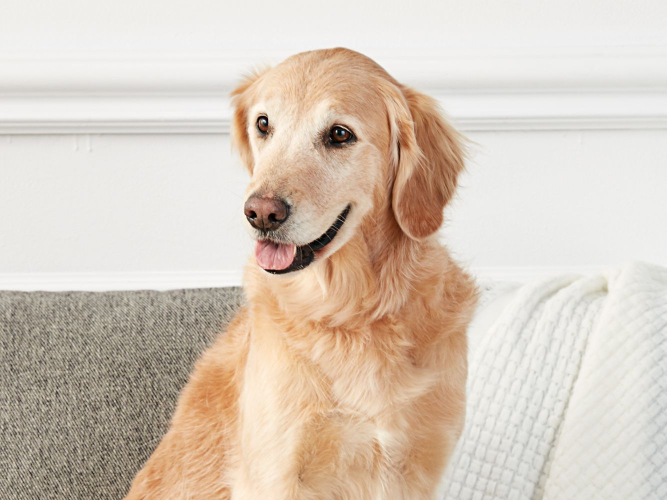
#> input picture Face Detect_OpenCV/dog.jpg, 1333 x 1000 px, found by its file name (shown at 1/2 size)
$ jupyter execute --allow-errors 'day_1 - opencv basics_cj5_m7yrx9o (4).ipynb'   (text cells are left out)
#> lines starting #> are read from the running program, lines starting #| are printed output that depends on the picture; after the words box and inside, x2 and y2 are one past the last pixel; in counts of white or black regions, pixels touching at a corner belong together; pictures that were not available may be replaced by others from this repository, and a replacement may not be noted
[cell 1]
import cv2 #Import the OpenCV Library
import numpy as np

print(cv2.__version__)

[cell 2]
#Reading & Displaying an Image

img = cv2.imread('dog.jpg')
#> img is the input picture: shape (1000, 1333, 3); mean B, G, R 187.8, 201.6, 215.1
#imread enables us to read an Image
#The 2nd argumnet is a flag which specifies the way image should be read

cv2.imshow("Output", img) #Displaying the Image

cv2.waitKey(0) #Delay. No. of Milliseconds for which we want to show our image window
cv2.destroyAllWindows()

[cell 3]
cv2.imwrite('copy_dog.jpg', img)
#> Out = True

[cell 4]
#Reading & Displaying a Video

cap = cv2.VideoCapture(0) #If you want to display the Video File, just give the name of it inplace of 0

# is a 4-byte identifier which specifies the format of a video stream

fourcc = cv2.VideoWriter_fourcc('X','V','I','D')

out = cv2.VideoWriter('Name of Output File.avi', fourcc, 20.0, (640,480)) #No. of frames/s, Frame Size

#Videos are just a sequence of Images
#So, we will add a while loop to capture the frame continuously

while True:
    success, frame = cap.read() #frame variable will capture the Video & success variable will tell us whether it was captured successfully or not
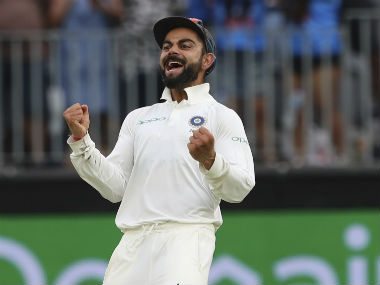
#> input picture ML3/M4-CNNs with Flowers Images/Image+Processing+Notebook/virat1.jpg, 380 x 285 px, given in place of the camera
#> frame is the input picture: shape (285, 380, 3); mean B, G, R 104.4, 109, 100.7

    if success == True:

        out.write(frame)

        cv2.imshow("Video", frame)

        if cv2.waitKey(1) == ord('q'): #This adds a Delay and looks for the key press inorder to break the loop
#> (key q is pressed here)
            break

    else:
        break


cap.release() #Release the resources after recording
out.release()
cv2.destroyAllWindows()

[cell 5]
#Reading & Displaying a Video

cap = cv2.VideoCapture(0)

cap.set(3, 640)#Width
cap.set(4, 480)#Height
cap.set(10, 100)#brightness

#Videos are just a sequence of Images
#So, we will add a while loop to go through each frame

while True:
    success, img = cap.read() #img variable will capture the Video & success variable will tell us whether it was captured successfully or not
    cv2.imshow("Video", img)


    if cv2.waitKey(1) & 0xFF == ord('q'): #This adds a Delay and looks for the key press inorder to break the loop
#> (key q is pressed here)
        break

cap.release() #Release the resources after recording
cv2.destroyAllWindows()

[cell 6]
#Converting the Image into Gray Scale

#Reading an Image

img = cv2.imread('dog.jpg')

imgGray = cv2.cvtColor(img, cv2.COLOR_RGB2GRAY)#Converting the Image into Gray Scale

cv2.imshow('GrayScale Image',imgGray)

cv2.imwrite('copy_lena.png', imgGray)


#imgGray1 = cv2.cvtColor(imgGray, cv2.COLOR_GRAY2RGB)#Converting the Image into Gray Scale

#cv2.imshow('GrayScale Image1',imgGray1)


cv2.waitKey(0) #Delay. No. of Milliseconds for which we want to show our image window
cv2.destroyAllWindows()

[cell 7]
#Blur Function to Blur the Image

#Reading an Image

img = cv2.imread('dog.jpg')

imgBlur = cv2.GaussianBlur(img, (21,21), 0)
#(7,7) is the Kernel Size (Amount of Blur) which is always odd. So, (3,3), (5,5), etc.
# 0 is Sig function (Standard Deviation along X-Direction)

cv2.imshow('Blurred Image',imgBlur)

cv2.waitKey(0) #Delay. No. of Milliseconds for which we want to show our image window
cv2.destroyAllWindows()

[cell 8]
#Edge Detector - Canny

img = cv2.imread('dog.jpg') #Reading an Image

imgCanny = cv2.Canny(img, 150, 200)#Threshold Values
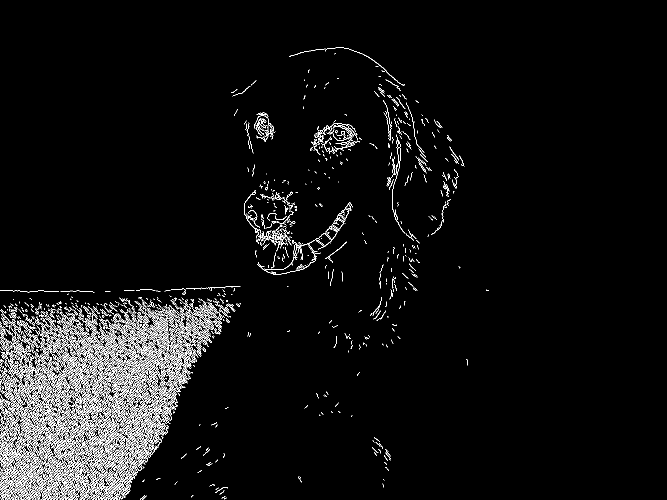
#> imgCanny: shape (1000, 1333) (shown at 1/2 size); 4.4% white in thin lines or dots, all inside (x1, y1, x2, y2) = (0, 94, 978, 1000)

kernel = np.ones((5,5), np.uint8)
#Type of the object which is unsigned integer of 8 bits which means the values can range from 0 to 255

imgDilation = cv2.dilate(imgCanny, kernel, iterations = 1)#dilate function is used when the Edges are not properly connected
#> imgDilation: shape (1000, 1333); 14.7% white; 153 white regions, largest, box (x1, y1, x2, y2) and area: (0, 589, 484, 1000) 142815, (486, 376, 707, 551) 13128, (618, 238, 726, 323) 4898

imgErosion = cv2.erode(imgDilation, kernel, iterations = 1)#Erosion function is used when we want to thin (Erode) the Image
#> imgErosion: shape (1000, 1333); 11.5% white; 224 white regions (152 under 20 px), largest, box (x1, y1, x2, y2) and area: (0, 595, 471, 1000) 133542, (488, 378, 705, 549) 6386, (620, 240, 724, 310) 2810


#iterations - How much thickness do we actually need?

cv2.imshow('Canny Image',imgCanny)
cv2.imshow('Dilation Image',imgDilation)
cv2.imshow('Erosion Image',imgErosion)


cv2.waitKey(0) #Delay. 0 Means Infinite Delay. No. of Milliseconds for which we want to show our image window
cv2.destroyAllWindows()

[cell 9]
#Resizing the Image

#Reading & Displaying an Image
import cv2
import numpy as np

img = cv2.imread('dog.jpg')
#Reading an Image

cv2.imshow("Output", img) #Displaying the Image

print(img.shape) #Shape of the Image (Height, Width, No.of Channels(RGB))
#| (1000, 1333, 3)

cv2.waitKey(0) #Delay. 0 Means Infinite Delay. No. of Milliseconds for which we want to show our image window
cv2.destroyAllWindows()

[cell 10]
img_resize = cv2.resize(img, (200, 400)) # (Width, Height)

cv2.imshow("Original Image", img)
cv2.imshow("Re-sized Image", img_resize) #Displaying the Image

cv2.waitKey(0) #Delay. 0 Means Infinite Delay. If specified 1, it means 1 milliseconds
cv2.destroyAllWindows()

[cell 11]
#Cropping the Image

img = cv2.imread('dog.jpg') #Reading an Image

cv2.imshow("Output", img) #Displaying the Image

imgCropped = img[0:200, 200:500] #(Height, Width)
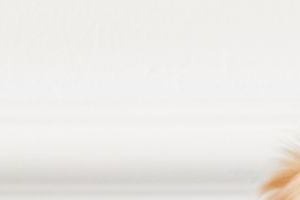
#> imgCropped: shape (200, 300, 3); mean B, G, R 231.4, 234.8, 236.7

cv2.imshow("Cropped Image", imgCropped) #Displaying the Image

print(img.shape) #Shape of the Image (Height, Width, No.of Channels(BGR))
#| (1000, 1333, 3)

cv2.waitKey(0) #Delay. 0 Means Infinite Delay. If specified 1, it means 1 milliseconds
cv2.destroyAllWindows()

[cell 12]
#0 means Black

img = np.zeros((512, 512))#Print a Black Image. It is a GrayScale Image

cv2.imshow("O", img)

print(img.shape)

cv2.waitKey(0)
cv2.destroyAllWindows()

[cell 13]
#0 means Black

img = np.zeros((512, 512, 3),np.uint8 )#Print a Black Image with 3 Channles RGB.

#img[:] = 255, 0 , 0

cv2.line(img, (0,0), (300,300), (0,255,255),3) #Staring Pt., Ending Pt., Color, Thickness

cv2.imshow("O", img)

#print(img.shape)

cv2.waitKey(0)
cv2.destroyAllWindows()

[cell 14]
cv2.rectangle(img, (0,0), (250,350), (0, 255, 255), cv2.FILLED) #cv2.FILLED is used to Fill the Rectangles
#> img: shape (512, 512, 3)

cv2.imshow("O", img)

#print(img.shape)

cv2.waitKey(0)
cv2.destroyAllWindows()

[cell 15]
cv2.circle(img, (400,50), 30 , (0, 255, 255), cv2.FILLED) #Center, Radius , Color

cv2.imshow("O", img)

#print(img.shape)

cv2.waitKey(0)
cv2.destroyAllWindows()

[cell 16]
cv2.putText(img, "OpenCV", (300, 100), cv2.FONT_HERSHEY_COMPLEX, 1, (0, 150,0), 1) #Staring Pt., Font, Scale, Color, Thickness
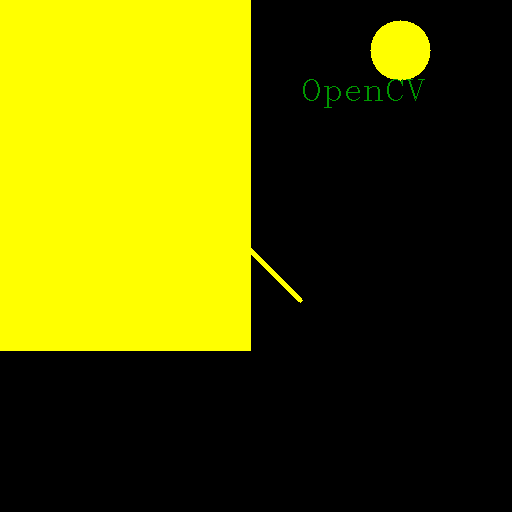
#> img: shape (512, 512, 3); mean B, G, R 0, 89, 88.8

cv2.imshow("O", img)

#print(img.shape)

cv2.waitKey(0)
cv2.destroyAllWindows()

[cell 17]
#How to Join Image Together

img = cv2.imread('dog.jpg') #Reading an Image

imgHor = np.hstack((img, img))#Images stacked in Horizonatl Direction
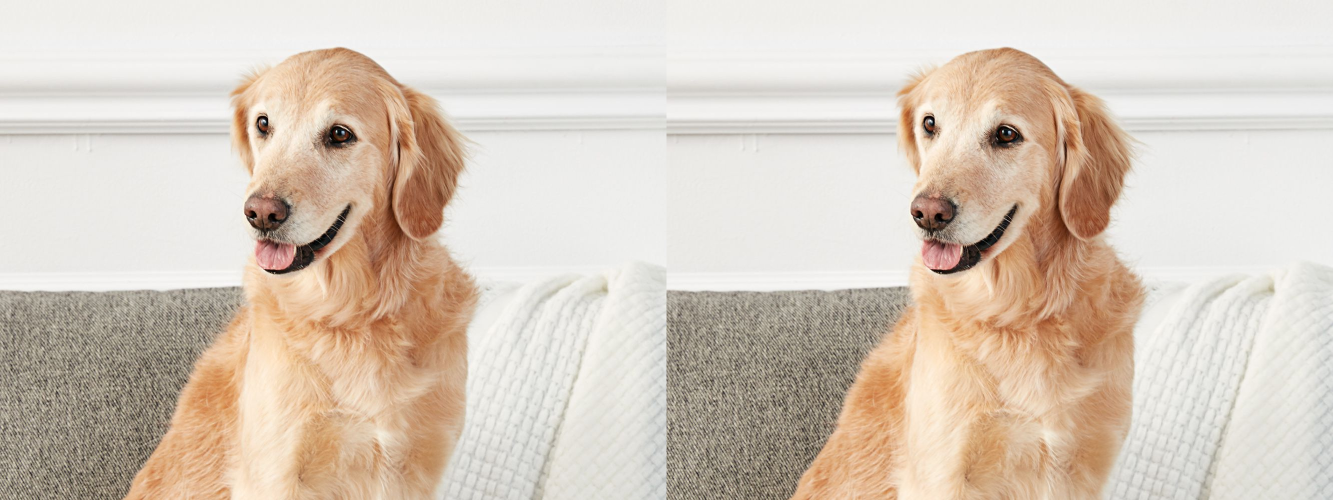
#> imgHor: shape (1000, 2666, 3) (shown at 1/2 size); mean B, G, R 187.8, 201.6, 215.1

cv2.imshow("Horizontal", imgHor) #Displaying the Image


cv2.waitKey(0)
cv2.destroyAllWindows()

[cell 18]
#How to Join Image Together

img = cv2.imread('dog.jpg') #Reading an Image

imgVer = np.vstack((img, img))#Images stacked in Horizonatl Direction
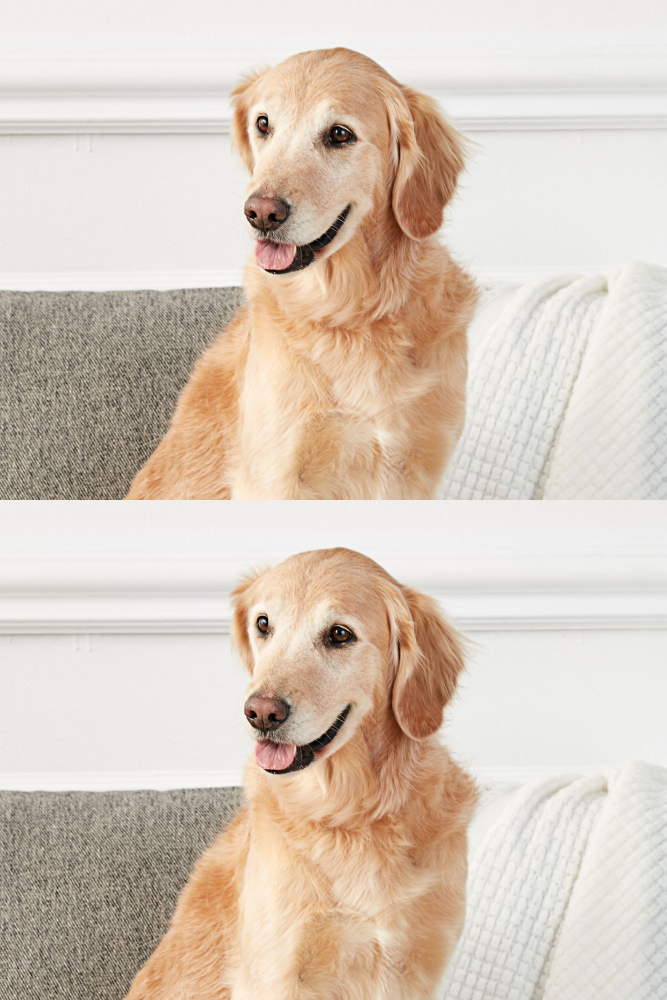
#> imgVer: shape (2000, 1333, 3) (shown at 1/2 size); mean B, G, R 187.8, 201.6, 215.1

cv2.imshow("Vertical", imgVer) #Displaying the Image


#Both the Images must have same Channels because they have a matrix and we cannot resize the Images

cv2.waitKey(0)
cv2.destroyAllWindows()

[cell 19]
faceCascade = cv2.CascadeClassifier("haarcascade_frontalface_default.xml")

img = cv2.imread('face.jpg') #Reading an Image

#> (the rest of this cell did not finish here and is left out)

[cell 20]
import cv2
cap = cv2.VideoCapture('vid.mp4')

#Videos are just a sequence of Images
#So, we will add a while loop to capture the frame continuously

faceCascade = cv2.CascadeClassifier("haarcascade_frontalface_default.xml")


while True:
    success, frame = cap.read() #frame variable will capture the Video & success variable will tell us whether it was captured successfully or not


    imgGray = cv2.cvtColor(frame, cv2.COLOR_BGR2GRAY)
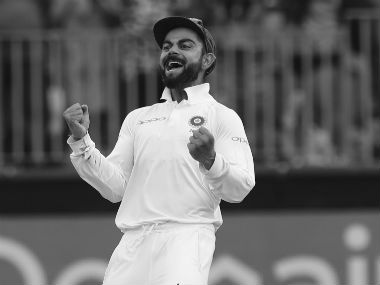
#> imgGray: shape (285, 380); min 4, max 255, mean 106

    faces = faceCascade.detectMultiScale(imgGray, 1.1, 4)
#> faces = [[148, 24, 55, 55]]

    for (x, y, w, h) in faces:
        cv2.rectangle(frame, (x,y),(x+w,y+h),(0,255,0),2)
#> this loop made 1 pass
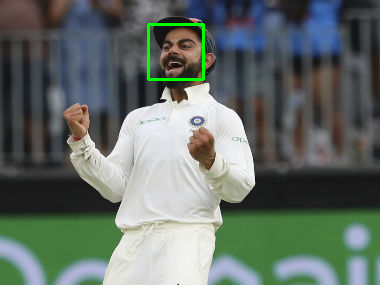
#> frame: shape (285, 380, 3); 0.61% of pixels changed, all inside (x1, y1, x2, y2) = (147, 23, 205, 81)

    cv2.imshow("Video", frame)

    if cv2.waitKey(1) == ord('q'): #This adds a Delay and looks for the key press inorder to break the loop
#> (key q is pressed here)
        break


cap.release() #Release the resources after recording
cv2.destroyAllWindows()

[cell 21]
import cv2
cap = cv2.VideoCapture(0) #If you want to display the Video File, just give the name of it inplace of 0

#Videos are just a sequence of Images
#So, we will add a while loop to capture the frame continuously

faceCascade = cv2.CascadeClassifier("haarcascade_frontalface_default.xml")


while True:
    success, frame = cap.read() #frame variable will capture the Video & success variable will tell us whether it was captured successfully or not


    imgGray = cv2.cvtColor(frame, cv2.COLOR_BGR2GRAY)

    faces = faceCascade.detectMultiScale(imgGray, 1.1, 4)

    for (x, y, w, h) in faces:
        cv2.rectangle(frame, (x,y),(x+w,y+h),(0,0,255),3)
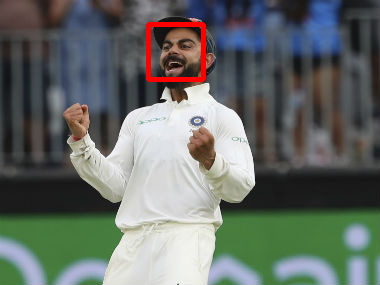
#> frame: shape (285, 380, 3); 1% of pixels changed, all inside (x1, y1, x2, y2) = (146, 22, 206, 82)

    cv2.imshow("Video", frame)

    if cv2.waitKey(1) == ord('q'): #This adds a Delay and looks for the key press inorder to break the loop
#> (key q is pressed here)
        break


cap.release() #Release the resources after recording
cv2.destroyAllWindows()

[cell 22]
#Face and Eyes Detection in Real-Time
cap = cv2.VideoCapture(0)

#Videos are just a sequence of Images
#So, we will add a while loop to capture the frame continuously

faceCascade = cv2.CascadeClassifier("haarcascade_eye.xml")
faceCascade1 = cv2.CascadeClassifier("haarcascade_frontalface_default.xml")


while True:
    success, frame = cap.read() #frame variable will capture the Video & success variable will tell us whether it was captured successfully or not


    imgGray = cv2.cvtColor(frame, cv2.COLOR_BGR2GRAY)

    eyes = faceCascade.detectMultiScale(imgGray, 1.1, 4)
#> eyes = ()
    faces = faceCascade1.detectMultiScale(imgGray, 1.1, 4)

    for (x, y, w, h) in faces:
        cv2.rectangle(frame, (x,y),(x+w,y+h),(0,0,0),2)
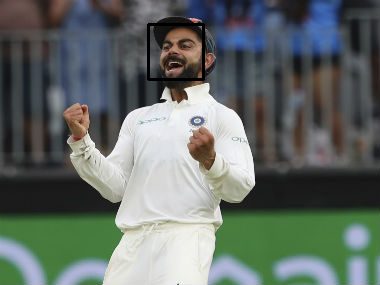
#> frame: shape (285, 380, 3); 0.61% of pixels changed, all inside (x1, y1, x2, y2) = (147, 23, 205, 81)

    for (x, y, w, h) in eyes:
        cv2.rectangle(frame, (x,y),(x+w,y+h),(0,0,0),2)
#> this loop made 0 passes

    cv2.imshow("Video", frame)

    if cv2.waitKey(1) == ord('q'): #This adds a Delay and looks for the key press inorder to break the loop
#> (key q is pressed here)
        break


cap.release() #Release the resources after recording
cv2.destroyAllWindows()

[cell 23]
cap = cv2.VideoCapture('vtest.avi') #note - insert a video link here

#Videos are just a sequence of Images
#So, we will add a while loop to capture the frame continuously

faceCascade = cv2.CascadeClassifier("haarcascade_fullbody.xml")


while True:
    success, frame = cap.read() #frame variable will capture the Video & success variable will tell us whether it was captured successfully or not


    imgGray = cv2.cvtColor(frame, cv2.COLOR_BGR2GRAY)

    faces = faceCascade.detectMultiScale(imgGray, 1.1, 4)
#> faces = ()

    for (x, y, w, h) in faces:
        cv2.rectangle(frame, (x,y),(x+w,y+h),(0,0,0),2)

    cv2.imshow("Video", frame)

    if cv2.waitKey(1) == ord('q'): #This adds a Delay and looks for the key press inorder to break the loop
#> (key q is pressed here)
        break


cap.release() #Release the resources after recording
cv2.destroyAllWindows()
